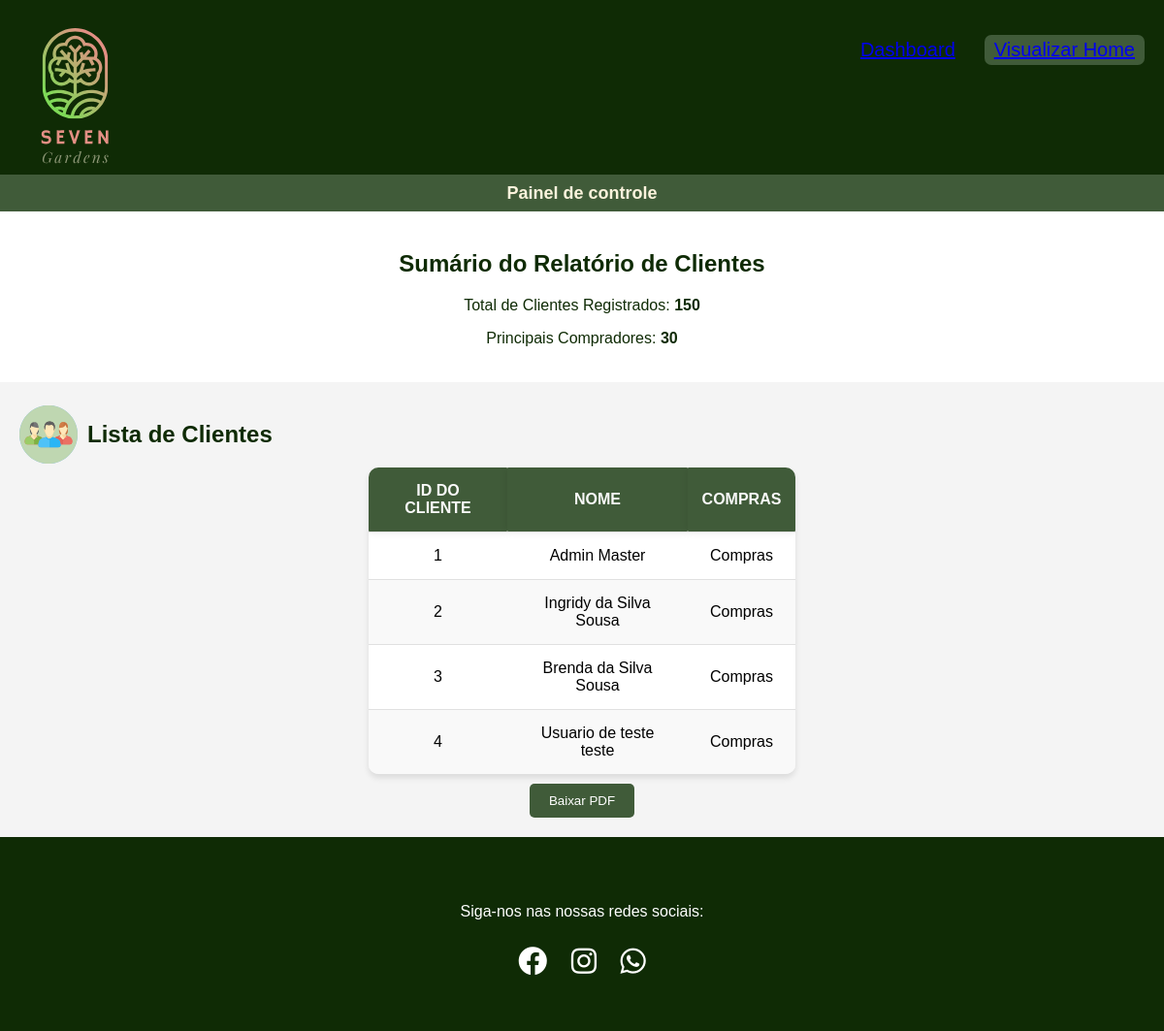
Page /Front-end/html/Relatorio.php on the committed database.
### tables this page shows
CREATE TABLE `usuario` (
  `idUsuario` int(11) NOT NULL,
  `nome_completo` varchar(80) NOT NULL,
  `data_nascimento` date NOT NULL,
  `sexo` char(20) NOT NULL,
  `nome_materno` varchar(255) NOT NULL,
  `cpf` varchar(14) NOT NULL,
  `email` varchar(100) NOT NULL,
  `telefone_celular` varchar(11) NOT NULL,
  `user_name` varchar(50) NOT NULL,
  `senha` varchar(255) NOT NULL,
  `tipo_usuario` enum('Cliente','Colaborador','Master') NOT NULL,
  `ativado` tinyint(1) NOT NULL
);

### Front-end/html/Relatorio.php (the view, shortened to what this page needs)
<!DOCTYPE html>
<html lang="pt">
<head>
  <link rel="stylesheet" href="../css/Relatorio.css">
  <link rel="stylesheet" href="https://cdnjs.cloudflare.com/ajax/libs/font-awesome/5.15.4/css/all.min.css">
</head>
<body>
  <header>
    <section class="header">
      <div>
        <img class="logo" src="../img/logoatual.svg" alt="" srcset="" />
      </div>
      <nav>
      <div class="navegacao">
          <ul class="paginas">
            <li class="login"><a href="../html/InterfaceMaster.php">Dashboard</a></li>
            <li class="cadastrar"> <a href="../../index.php">Visualizar Home</a></li>
          </ul>
        </div>
      </nav>
    </section>
    <section class="opcoes">
      <h2>Painel de controle</h2>
    </section>
  </header>
  <main>
    <section id="report-summary">
      <h1>Sumário do Relatório de Clientes</h1>
      <p>Total de Clientes Registrados: <strong>150</strong></p>
      <p>Principais Compradores: <strong>30</strong></p>
    </section>
    <section id="client-table">
      <div class="icon-clientes">
        <img src="../img/clientes.svg" alt="Ícone de lista de clientes para gerenciar e acompanhar seus clientes" class="iconCard" />
        <h2>Lista de Clientes</h2>
      </div>
      <table id="tabelaUsuarios">
        <thead>
          <tr>
            <th>ID do Cliente</th>
            <th>Nome</th>
            <th>Compras</th>
          </tr>
        </thead>
        <tbody>
          <?php
          include('../PHP/connect.php');
          $sql = "SELECT idUsuario, nome_completo FROM usuario";
          $stmt = $pdo->prepare($sql);
          $stmt->execute();
          $data = $stmt->fetchAll(PDO::FETCH_ASSOC);
          if (!empty($data)) {
            foreach ($data as $row) {
              echo "<tr>";
              echo "<td>" . htmlspecialchars($row['idUsuario']) . "</td>";
              echo "<td>" . htmlspecialchars($row['nome_completo']) . "</td>";
              echo "<td>Compras</td>";
              echo "</tr>";
            }
          } else {
            echo "<tr><td colspan='3'>Nenhum resultado encontrado</td></tr>";
          }
          ?>
        </tbody>
      </table>
      <div class="btn-download">
        <button onclick="downloadPDF()">Baixar PDF</button>
      </div>
    </section>
  </main>
  <footer>
    <br>
    <div class="social-icons">
      <p> Siga-nos nas nossas redes sociais:</p>
      <a href="https://www.facebook.com/profile.php?id=100063959239107" class="icon" target="_blank"><i class="fab fa-facebook"></i></a>
      <a href="https://www.instagram.com/polen_azul?utm_source=ig_web_button_share_sheet&igsh=ZDNlZDc0MzIxNw==" class="icon" target="_blank"><i class="fab fa-instagram"></i></a>
      <a href="https://www.whatsapp.com/catalog/5521981510975/?app_absent=0" class="icon" target="_blank"><i class="fab fa-whatsapp""></i></a>
    </div>
  </footer>
</body>

### Front-end/css/Relatorio.css (style rules this page uses)
#report-summary { text-align: center; padding: 20px; background-color: #fff; color: #0f2b05; }
.btn-download { display: flex; justify-content: center; }
#client-table { padding: 20px; }
#client-table h2 { color: #0f2b05; }
.iconCard { width: 60px; padding-right: 10px; }
.icon-clientes { display: flex; justify-content: flex-start; }
button { background-color: #405b39; color: #fff; padding: 10px 20px; border-radius: 5px; border: none; cursor: pointer; margin-top: 10px; }
body { margin: 0; background-color: #f4f4f4; font-family: Arial, Helvetica, sans-serif; }
header { background-color: #0f2b05; }
.header { height: 180px; display: flex; justify-content: space-between; }
ul { padding: 20px; display: flex; gap: 20px; }
.header ul li { list-style-type: none; font-size: 20px; }
.logo { width: 155px; height: 200px; }
.opcoes { justify-content: space-around; display: flex; background: #405b39; height: 38px; align-items: center; font-size: 12px; }
.opcoes h2 { color: #fbf3dc; }
.login { color: #fbf3dc; border-radius: 7px; padding: 4px 10px; }
.cadastrar { background-color: #405b39; color: #fbf3dc; border-radius: 7px; padding: 4px 10px; }
footer { background-color: #0f2b05; height: 200px; position: relative; display: flex; justify-content: center; align-items: center; }
.social-icons { text-align: center; }
.social-icons p { color: #fff; text-align: center; font-size: 16px; }
.social-icons .icon { display: inline-block; margin: 10px 10px 0; font-size: 30px; color: #fff; transition: transform 0.3s ease; }
footer { background-color: #0f2b05; height: 200px; flex-direction: column; align-items: center; }
.social-icons { margin-bottom: 20px; }
#tabelaUsuarios { margin: 0 auto; width: 38%; border-collapse: collapse; background-color: #fff; border-radius: 10px; overflow: hidden; box-shadow: 0 4px 6px rgba(0, 0, 0, 0.1); }
#tabelaUsuarios th, #tabelaUsuarios td { padding: 15px; border-bottom: 1px solid #e0e0e0; text-align: center; }
#tabelaUsuarios th { background-color: #405b39; color: #f9f9f9; font-weight: bold; text-transform: uppercase; border-radius: 1px; box-shadow: 0 0 10px rgba(0, 0, 0, 0.1); }
#tabelaUsuarios tbody tr:nth-child(even) { background-color: #f9f9f9; }
#tabelaUsuarios tbody tr:last-child td { border-bottom: none; }
#tabelaUsuarios th:first-child, #tabelaUsuarios td:first-child { border-left: none; }
#tabelaUsuarios th:last-child, #tabelaUsuarios td:last-child { border-right: none; }

### rows in the picture
usuario: idUsuario "1", nome_completo "Admin Master"
usuario: idUsuario "2", nome_completo "Ingridy da Silva Sousa"
usuario: idUsuario "3", nome_completo "Brenda da Silva Sousa"
usuario: idUsuario "4", nome_completo "Usuario de teste teste"
